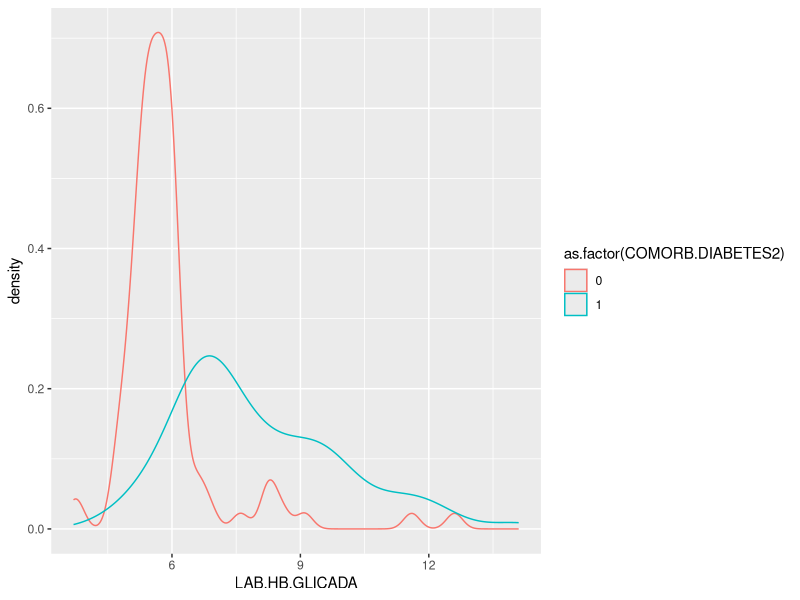
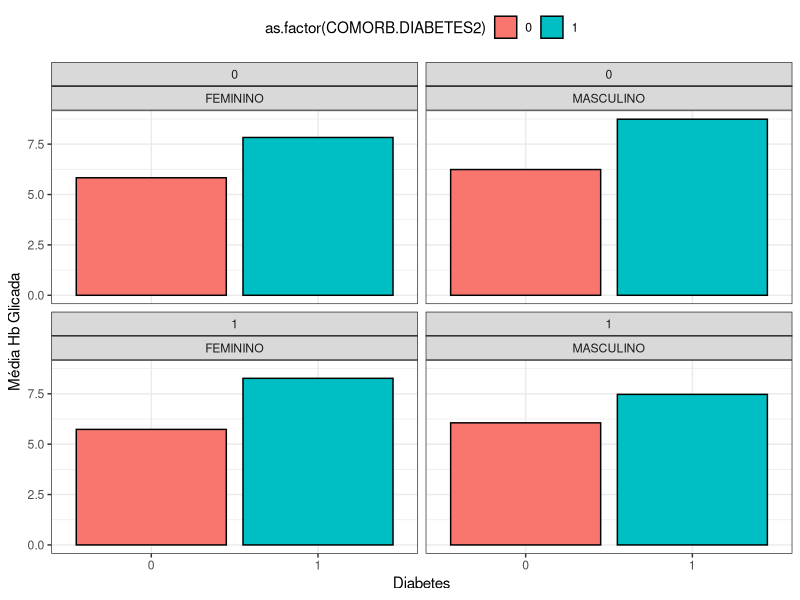
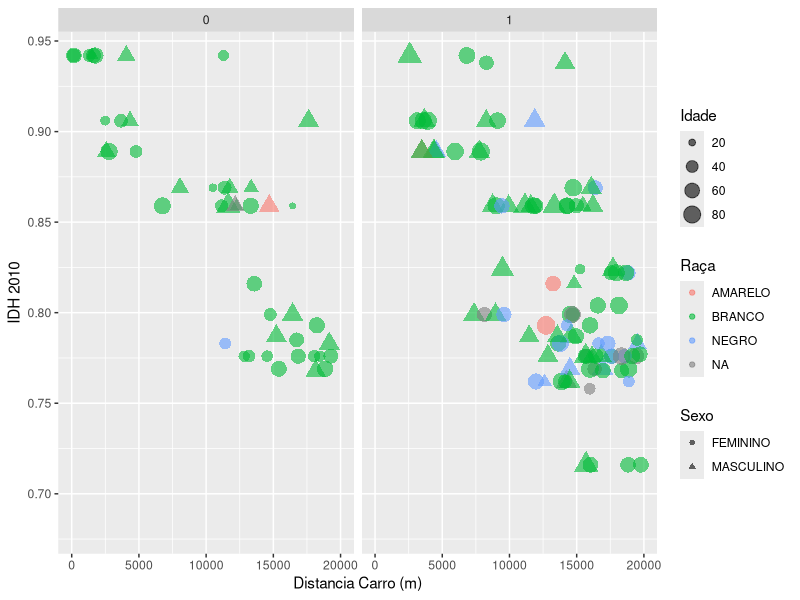

Reproduce these figures in R, in order.
# ============================================================================ #
# 5. Group_by, Summarise e Introdução a gráficos em R (ggplot2)                #
# Autor: Felippe Lazar Neto, 2023-2                                            #
# ============================================================================ #

# Carrengado tidyverse
library(tidyverse)

# Carregando data-frame
dfb <- read.table(file = 'datasets/acmg/acmg_sample_sociodem.csv', sep = ',', header = TRUE,  # Header = Se a 1L são os nomes das colunas
                  stringsAsFactors = FALSE, na.strings = c('', 'NA')) # StringAsFactors = argumento para definir todos strings (character) como fator

# Carregando exames laboratoriais
df_lab <- read.table(file = 'datasets/acmg/acmg_sample_lab.csv', sep = ',', header = TRUE,  # Header = Se a 1L são os nomes das colunas
                     stringsAsFactors = FALSE, na.strings = c('', 'NA')) # StringAsFactors = argumento para definir todos strings (character) como fator

df_lab_wide <- df_lab %>%
      pivot_wider(id_cols = c('ID'), names_from = 'LAB.NOME', values_from = 'LAB.RESULTADO')

# Carregando sinais vitais
df_ssvv <- read.table(file = 'datasets/acmg/acmg_sample_ssvv.csv', sep = ',', header = TRUE,  # Header = Se a 1L são os nomes das colunas
                      stringsAsFactors = FALSE, na.strings = c('', 'NA')) # StringAsFactors = argumento para definir todos strings (character) como fator

# Carregando Comorbidades
df_comorb <- read.table(file = 'datasets/acmg/acmg_sample_comorb.csv', sep = ',', header = TRUE,  # Header = Se a 1L são os nomes das colunas
                        stringsAsFactors = FALSE, na.strings = c('', 'NA')) # StringAsFactors = argumento para definir todos strings (character) como fator

# Juntando as três data-frames
df_all <- dfb %>%
      left_join(df_ssvv) %>%
      left_join(df_lab_wide) %>%
      left_join(df_comorb)
      
# 1. Group By e Summarise - Computação de novas variáveis por grupos
# group_by
# summarise
df_all %>%
      group_by(SEXO) %>%
      summarise(num_obs = n(), idade_media = mean(IDADE), glicada_media = mean(LAB.HB.GLICADA, na.rm = TRUE))

df_all %>%
      group_by(SEXO, COMORB.DIABETES2) %>%
      summarise(num_obs = n(), idade_media = mean(IDADE), glicada_media = mean(LAB.HB.GLICADA, na.rm = TRUE))

df_all %>%
      group_by(SEXO, COMORB.DIABETES2) %>%
      summarise(min_glicada = min(LAB.HB.GLICADA, na.rm = TRUE), 
                max_glicada = max(LAB.HB.GLICADA, na.rm = TRUE),
                median_glicada = median(LAB.HB.GLICADA, na.rm = TRUE), 
                mean_glicada = mean(LAB.HB.GLICADA, na.rm = TRUE))

df_all %>%
      group_by(SEXO) %>%
      mutate(idade_media = mean(IDADE)) %>%
      select(ID, SEXO, idade_media) %>%
      ungroup()

mean(df_all$LAB.HB.GLICADA)
?mean
# 2. Introdução ao ggplot2
# Instalando e carregando a library
install.packages('ggplot2')
library(ggplot2)

# O ggplot2 (grammar of graphics) pacote se baseia em CAMADAS para representação gráfica
# Cada camada gráfica vai fornecer uma informação nova sobre o gráfico adicionando sobre
# a camada anterior as informações

# Tipos de Informação que São Mapeáveis
# Eixo X
# Eixo Y
# Cor (contorno) - color
# Cor (preenchimento) - fill
# Shape (Forma)

# 2.1 Histogramas
ggplot(data = df_all, aes(x = LAB.HB.GLICADA, color = as.factor(COMORB.DIABETES2))) + 
      geom_density()

# 2.2 Barras
df_temp <- df_all %>%
      group_by(SEXO, COMORB.HAS, COMORB.DIABETES2) %>%
      summarise(min_glicada = min(LAB.HB.GLICADA, na.rm = TRUE), 
                max_glicada = max(LAB.HB.GLICADA, na.rm = TRUE),
                median_glicada = median(LAB.HB.GLICADA, na.rm = TRUE), 
                mean_glicada = mean(LAB.HB.GLICADA, na.rm = TRUE))

# Faceting
ggplot(data = df_temp, aes(x = as.factor(COMORB.DIABETES2), y = mean_glicada, fill = as.factor(COMORB.DIABETES2))) + 
      geom_col(color = 'black') +
      labs(x = 'Diabetes', y = 'Média Hb Glicada') +
      facet_wrap(COMORB.HAS~SEXO) +
      theme_bw() + theme(legend.position = 'top')

# 2.3 Scatter Plot
ggplot(data = df_all, aes(x = GEO.CARRO.DISTANCIA, y = GEO.IDH.2010, color = RACA,
                          size = IDADE, shape = SEXO)) +
      geom_point(alpha = 0.6) +
      xlim(c(0, 20000)) +
      facet_wrap(COMORB.HAS~.) + 
      labs(x = 'Distancia Carro (m)', y = 'IDH 2010', color = 'Raça',
           shape = 'Sexo', size = 'Idade')

# 2.4 Adicionado complexidade ao gráficos

colnames(df_all)
